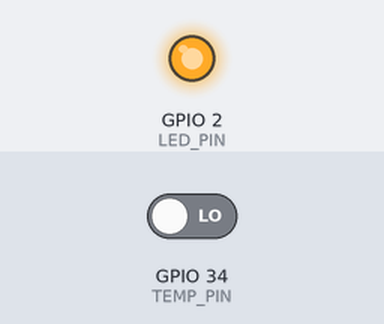
Simulated run of this program. Board: ESP32. Parts: output pins drawn as LEDs (lit = HIGH). The test bench sets the inputs (shaded band); at power-on: GPIO 34 (TEMP_PIN) LOW. What the program prints to the serial monitor is not drawn.

Above: at 0.12 s.
At 2.1 s:
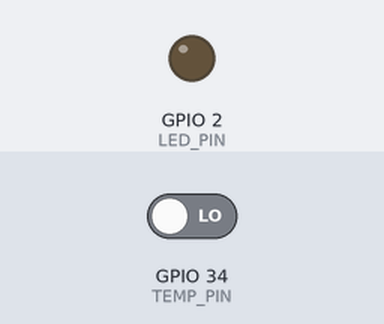
Timing chart, 0 to 5.2 s (numbered marks = the images above):
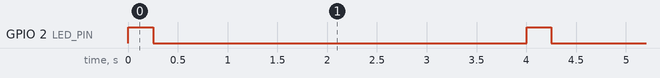

Measured:
- by itself, GPIO 2 (LED_PIN): alternates HIGH for 0.25 s and LOW for 3.8 s, 9 changes in all, then stays HIGH

The program:

main.cpp
```cpp
#include <Arduino.h>
#include <stdio.h>
#include "esp32-hal-timer.h"

#define LED_PIN 2
#define TEMP_PIN 34
#define BUFFER_SIZE 200
#define BUFFER_SIZE2 500
#define AMOSTRAGEM_US 50
#define AMOSTRAS 5000

esp_timer_handle_t timer1Handle;
QueueHandle_t signalQueue;   // amostragem parte 1: fila para contagem de 1 e 0
QueueHandle_t sequenceQueue; // amostragem parte 2: fila para agrupamento de 1 e 0

// Variáveis
volatile int sampleIndex = 0;
int c0 = 0, c1 = 0, sig;
float dc = 0.0;
volatile bool start = true;

typedef struct
{
  int value; // 0 or 1
  int count; // Count of 0s or 1s
} SignalData_t;

void timerTrigger1(void *arg)
{
  if (sampleIndex < AMOSTRAS)
  {
    sig = digitalRead(TEMP_PIN);
    BaseType_t xHigherPriorityTaskWoken = pdFALSE;
    if (xQueueSendFromISR(signalQueue, (void *)&sig, &xHigherPriorityTaskWoken) != pdPASS)
    {
      printf("timerTrigger1: Falha ao adicionar à fila! Overflow?\n");
    }
    sampleIndex++;
  }
  else
  {
    // ESP_LOGI("timerTrigger1", "Terminei de amostrar o sinal! - c0=%i - c1=%i",c0,c1);
    // printf("Terminei de amostrar o sinal\n");
    sampleIndex = 0;
    dc = ((float)c1 / (c1 + c0)) * 100;
    c0 = 0;
    c1 = 0;
    start = true;
    digitalWrite(LED_PIN, LOW);
    esp_timer_stop(timer1Handle);
  }
}

// Processamento do sinal
void signalProcessingTask(void *pvParameters)
{
  int receivedSignal;
  int currentSignal = -1; // Inicia com valor inválido
  int currentCount = 0;

  while (1)
  {
    if (xQueueReceive(signalQueue, &receivedSignal, portMAX_DELAY))
    {
      if (currentSignal == -1)
      { // Primeira interação
        currentSignal = receivedSignal;
      }
      // Verifica se o sinal mudou
      if (currentSignal != receivedSignal)
      {
        SignalData_t data = {currentSignal, currentCount};
        xQueueSend(sequenceQueue, &data, portMAX_DELAY); // Envia estrutura de dados para a segunda fila
        // Reset
        currentSignal = receivedSignal;
        currentCount = 0;
      }
      // Incrementa contadores
      currentCount++;
      if (receivedSignal == 0)
      {
        c0++;
      }
      else
      {
        c1++;
      }
    }
  }
}

void printQueueContents()
{
  SignalData_t data;
  while (xQueueReceive(sequenceQueue, &data, pdMS_TO_TICKS(20)))
  { // 0 timeout, para não bloquear
    // ESP_LOGI("Main", "[Value: %d, Count: %d]", data.value, data.count);
  }
}

void clearQueue(QueueHandle_t* queue)
{
  printf("teste\n");
  void *tempData;
  while (xQueueReceive(*queue, &tempData, 0) == pdTRUE)
  {
    // Faz nada, apenas retira o item da fila
  }
}

void calcFrequency()
{
  SignalData_t currentData, nextData;
  uint64_t totalPeriodUs = 0; // total de microssegundos
  int numPeriods = 0;         // número de períodos completos
  float temp = 0.0;           // Temperatura
  // printf("debug 1\n");
  // Se não houver dados na fila, retorne
  if (uxQueueMessagesWaiting(sequenceQueue) < 3)
  { // Precisa de pelo menos 3 itens para ter "itens do meio"
    printf("calcFrequency: Fila com menos de 3 itens.\n");
    return;
  }
  // printf("debug 2\n");
  // Ignore o primeiro elemento
  xQueueReceive(sequenceQueue, &currentData, portMAX_DELAY);
  // printf("debug 3\n");
  while (uxQueueMessagesWaiting(sequenceQueue) > 1)
  {
    xQueueReceive(sequenceQueue, &nextData, portMAX_DELAY);
    // Calcular período usando a contagem de 'currentData' e 'nextData'
    // Isso assume que sua sequência é alternada entre 0s e 1s.
    uint64_t periodUs = (currentData.count + nextData.count) * AMOSTRAGEM_US;
    totalPeriodUs += periodUs;
    numPeriods++;
    // Prossiga para o próximo par
    currentData = nextData;
  }
  // printf("debug 4\n");
  // Ignore o último item (já que ele foi parcialmente usado no último período calculado)
  xQueueReceive(sequenceQueue, &nextData, portMAX_DELAY);
  if (numPeriods > 0)
  {
    // printf("debug 5\n");
    uint64_t avgPeriodUs = totalPeriodUs / numPeriods;
    float frequencyHz = 1000000.0 / avgPeriodUs; // convertendo período em frequência
    int dados = 0;
    if (frequencyHz < 115)
    { // Dados 1 - RMSE=1.15
      temp = frequencyHz * 0.30 - 19.9;
      dados = 1;
    }
    else if (frequencyHz >= 115 && frequencyHz <= 180)
    { // Dados 2 - RMSE=0.30
      temp = frequencyHz * 0.10 + 0.55;
      dados = 2;
    }
    else if (frequencyHz > 180 && frequencyHz <= 260)
    { // Dados 3 - RMSE=0.29
      temp = frequencyHz * 0.09 + 4.231;
      dados = 3;
    }
    else if (frequencyHz > 260 && frequencyHz <= 440)
    { // Dados 4 - RMSE=0.28
      temp = frequencyHz * 0.07 + 10.28;
      dados = 4;
    }
    else if (frequencyHz > 440 && frequencyHz <= 655)
    { // Dados 5 - RMSE=0.14
      temp = frequencyHz * 0.04 + 20.21;
      dados = 5;
    }
    else
    { // Dados 6 - RMSE=0.34
      temp = frequencyHz * 0.03 + 26.33;
      dados = 6;
    }
    // printf("debug 6\n");
    printf("calcFrequency: Frequência calculada: %.2f Hz - DC: %.2fp.p - Dados: %i - Temp: %.2f\n", frequencyHz, dc, dados, temp);
  }
  else
  {
    // printf("debug 7\n");
    printf("calcFrequency: Não foi possível calcular a frequência.\n");
  }
}

void setup(void)
{

  Serial.begin(115200);
  Serial.println("Inicializando\n");
  while (!Serial)
  {
    ; // wait for serial port to connect. Needed for native USB
  }
  delay(1);
  // Configuração do led interno

  // Configuração do led interno
  pinMode(LED_PIN, OUTPUT);

  // Configuração do pino que recebe o sinal do sensor

  pinMode(TEMP_PIN, INPUT);

  // Configuração do timer
  const esp_timer_create_args_t timer1Conf = {
      .callback = timerTrigger1,
      .name = "Timer1",
  };

  esp_timer_create(&timer1Conf, &timer1Handle);

  // Cria a fila amostragem 1
  signalQueue = xQueueCreate(BUFFER_SIZE, sizeof(int));
  if (signalQueue == NULL)
  {
    printf("app_main:Falha ao criar fila.\n");
    return;
  }

  // Cria a tarefa de processamento de sinal
  xTaskCreate(signalProcessingTask, "signalProcessingTask", 2048, NULL, 5, NULL);

  // Cria a fila amostragem 2
  sequenceQueue = xQueueCreate(BUFFER_SIZE2, sizeof(SignalData_t));
  if (sequenceQueue == NULL)
  {
    printf("app_main: Falha ao criar fila.\n");
    return;
  }
}
void loop()
{
  while (1)
  {
    if (start)
    { // Iniciar o timer somente se start for true
      // printQueueContents();
      // printQueueSize();
      calcFrequency();
      clearQueue(&sequenceQueue);

      start = false;
      digitalWrite(LED_PIN, HIGH);
      // ESP_LOGI("Main", "Vou iniciar uma amostra de temperatura!");
      esp_timer_start_periodic(timer1Handle, AMOSTRAGEM_US);
    }
    vTaskDelay(4000 / portTICK_PERIOD_MS);
  }
}
```
